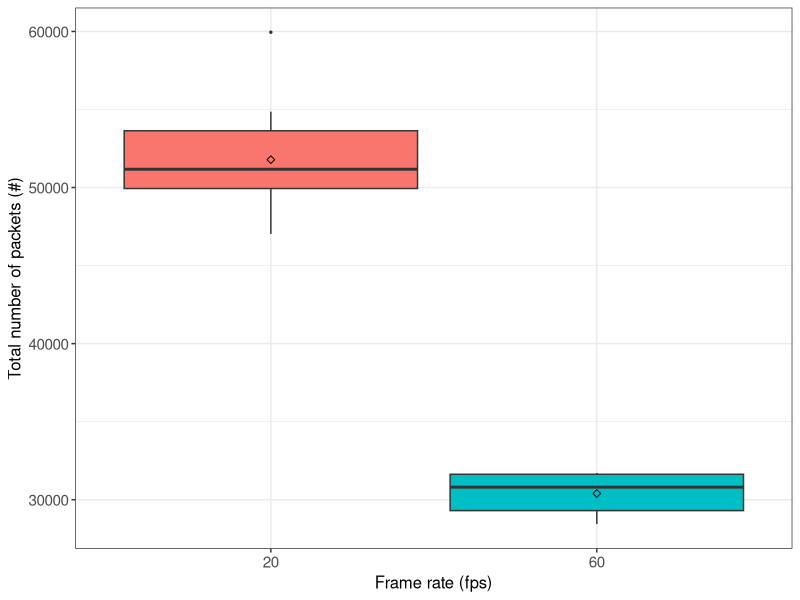
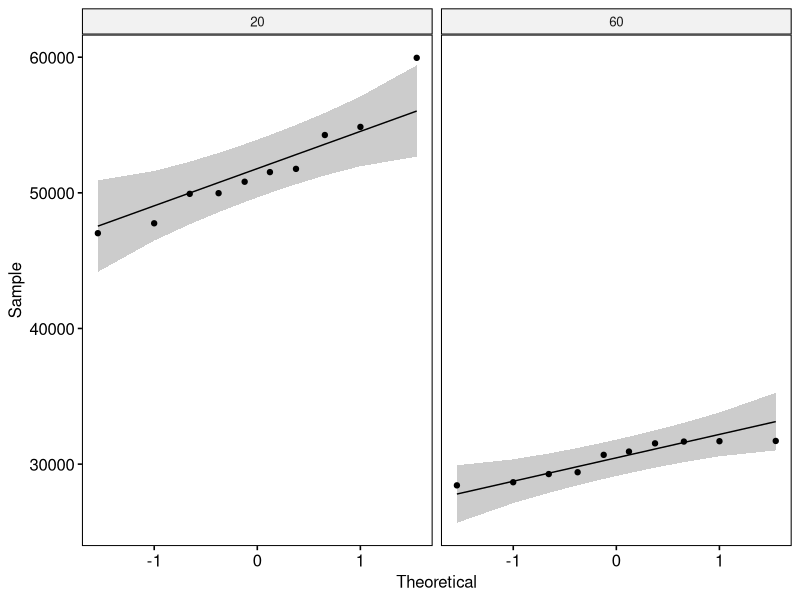

These charts were generated, in order, by the following R code:
## ---- chunk 1
if (!require('tidyverse')) install.packages('tidyverse', dependencies = TRUE); library('tidyverse')
if (!require('ggpubr')) install.packages('ggpubr', dependencies = TRUE); library('ggpubr')
if (!require('rstatix')) install.packages('rstatix', dependencies = TRUE); library('rstatix')
if (!require('ggplot2')) install.packages('ggplot2', dependencies = TRUE); library('ggplot2')
## ---- chunk 2
data <- read.csv(file = '../../raw_data/test_frame_rate/run_table.csv')
data <- subset(data, select = c(X__run_id, frame_rate, num_of_packets))
data$frame_rate <- as.factor(data$frame_rate)
data$num_of_packets <- as.numeric(data$num_of_packets)
## ---- chunk 3
data %>%
  group_by(frame_rate) %>%
  get_summary_stats(num_of_packets, type = "mean_sd")
## ---- chunk 4
#pdf(file = "../../figures/frame_rate_effect/number-of-packets.pdf")

ggplot(data, aes(x = frame_rate, y = num_of_packets, fill = frame_rate)) +
  theme_bw() + 
  geom_boxplot(width = 0.9, outlier.size = 0.5) + 
  stat_summary(fun = mean, color = 'black', geom = 'point', shape = 5, size = 1.5) +
  labs(x = "Frame rate (fps)", y = "Total number of packets (#)") +
  theme(legend.position = 'none') +
  theme(
    axis.title.x = element_text(size = 12, family = 'sans'),
    axis.title.y = element_text(size = 12, family = 'sans'),
    axis.text.x = element_text(size = 11, family = 'sans'),
    axis.text.y = element_text(size = 11, family = 'sans'),
    
  )

#dev.off()
## ---- chunk 5
data %>% 
  group_by(frame_rate) %>%
  identify_outliers(num_of_packets)
## ---- chunk 6
ggqqplot(data, x = "num_of_packets", facet.by = "frame_rate")
## ---- chunk 7
data %>%
  group_by(frame_rate) %>%
  shapiro_test(num_of_packets)
## ---- chunk 8
data %>%
  t_test(num_of_packets ~ frame_rate) %>%
  add_significance()
## ---- chunk 9
data %>%
  cohens_d(num_of_packets ~ frame_rate)
